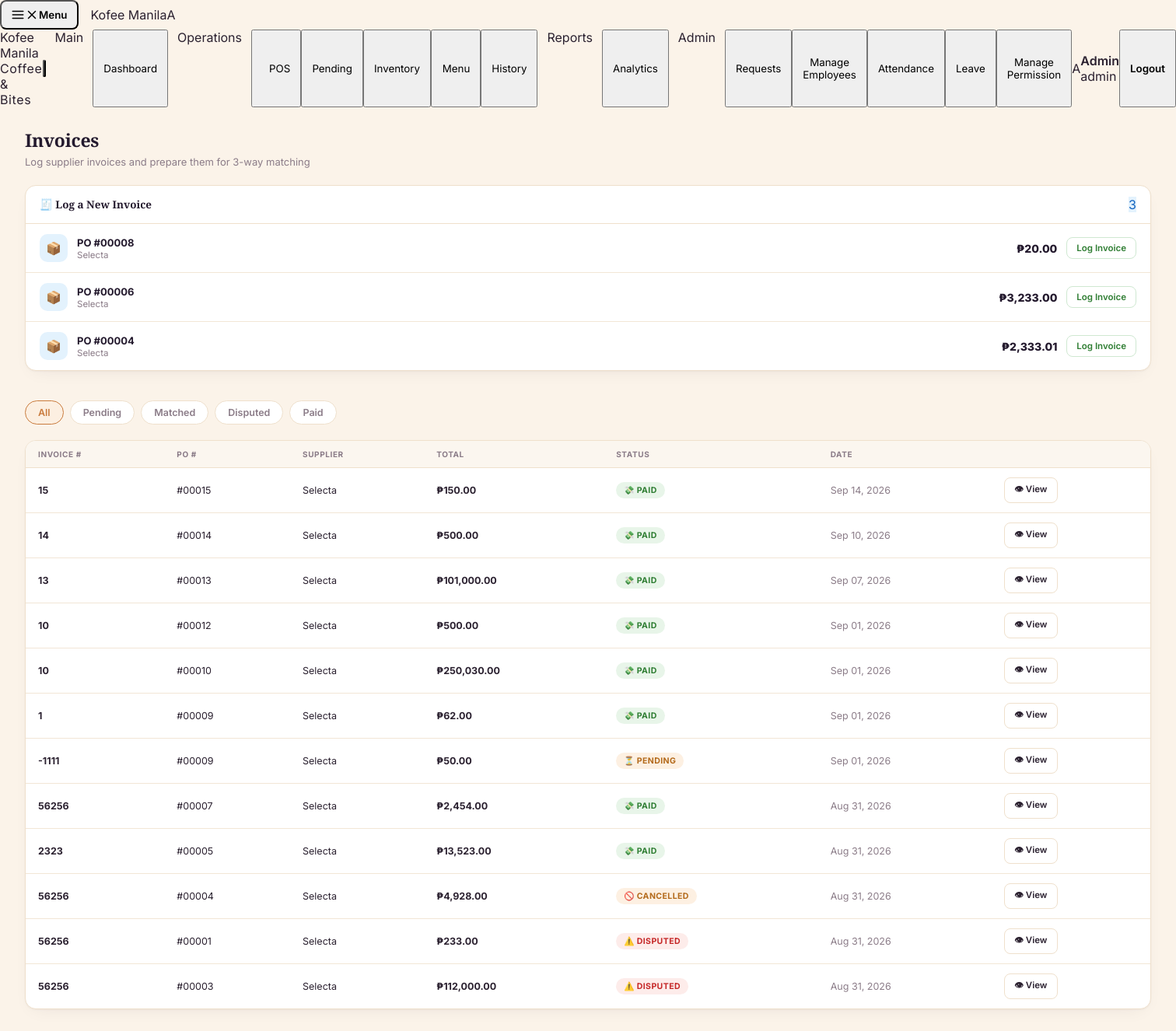
Page /POS/php/invoices.php (signed in) on the committed database.
### tables this page shows
CREATE TABLE `purchase_orders` (
  `id` int(11) NOT NULL,
  `rfq_id` int(11) NOT NULL,
  `supplier_id` int(11) NOT NULL,
  `requisition_id` int(11) NOT NULL,
  `total_amount` decimal(12,2) NOT NULL,
  `status` enum('draft','sent','acknowledged','delivered','closed','cancelled') NOT NULL DEFAULT 'draft',
  `negotiation_notes` text DEFAULT NULL,
  `created_by` int(11) NOT NULL,
  `created_at` timestamp NOT NULL DEFAULT current_timestamp(),
  `expected_delivery_date` date DEFAULT NULL,
  `delivered_at` datetime DEFAULT NULL,
  `acknowledged_at` datetime DEFAULT NULL,
  `shipped_at` datetime DEFAULT NULL,
  `shipping_notes` varchar(255) DEFAULT NULL,
  `closed_at` datetime DEFAULT NULL,
  `supplier_rating` tinyint(4) DEFAULT NULL,
  `invoice_number` varchar(60) DEFAULT NULL,
  `paid_at` datetime DEFAULT NULL
);

CREATE TABLE `suppliers` (
  `id` int(11) NOT NULL,
  `user_id` int(11) DEFAULT NULL,
  `name` varchar(150) NOT NULL,
  `contact_person` varchar(120) DEFAULT NULL,
  `email` varchar(120) DEFAULT NULL,
  `phone` varchar(30) DEFAULT NULL,
  `address` varchar(255) DEFAULT NULL,
  `status` enum('active','inactive') NOT NULL DEFAULT 'active',
  `rating_avg` decimal(3,2) DEFAULT NULL,
  `rating_count` int(11) NOT NULL DEFAULT 0,
  `created_at` timestamp NOT NULL DEFAULT current_timestamp()
);

CREATE TABLE `invoices` (
  `id` int(11) NOT NULL,
  `po_id` int(11) NOT NULL,
  `supplier_id` int(11) NOT NULL,
  `invoice_number` varchar(60) NOT NULL,
  `invoice_date` date DEFAULT NULL,
  `due_date` date DEFAULT NULL,
  `subtotal` decimal(12,2) NOT NULL DEFAULT 0.00,
  `tax_amount` decimal(12,2) NOT NULL DEFAULT 0.00,
  `total_amount` decimal(12,2) NOT NULL DEFAULT 0.00,
  `status` enum('pending','matched','disputed','approved','paid','cancelled') NOT NULL DEFAULT 'pending',
  `match_notes` varchar(255) DEFAULT NULL,
  `uploaded_by` int(11) NOT NULL,
  `created_at` timestamp NOT NULL DEFAULT current_timestamp()
);

### POS/includes/permissions.php (called while the page is built, shortened)
<?php
function has_permission(string $perm_key): bool {
    $roles = [];
    if (!empty($_SESSION['roles']) && is_array($_SESSION['roles'])) {
        $roles = $_SESSION['roles'];
    } elseif (!empty($_SESSION['role'])) {
        $roles = [$_SESSION['role']];
    }
    if (in_array('admin', $roles, true)) {
        return true;
    }
    return false;
}
?>

### POS/includes/procurement_helpers.php (called while the page is built, shortened)
<?php
function php_currency(float $amount): string {
    return '₱' . number_format($amount, 2);
}
function status_badge(string $status): string {
    $map = [
        'pending'      => '⏳ Pending',
        'approved'     => '✅ Approved',
        'rejected'     => '❌ Rejected',
        'sourcing'     => '🔍 Sourcing',
        'awarded'      => '🏆 Awarded',
        'closed'       => '🔒 Closed',
        'draft'        => '📝 Draft',
        'sent'         => '📨 Sent',
        'acknowledged' => '👍 Acknowledged',
        'delivered'    => '📦 Delivered',
        'cancelled'    => '🚫 Cancelled',
        'partial'      => '⚠️ Partial',
        'complete'     => '✅ Complete',
        'discrepancy'  => '⚠️ Discrepancy',
        'matched'      => '✅ Matched',
        'disputed'     => '⚠️ Disputed',
        'paid'         => '💸 Paid',
        'scheduled'    => '🗓️ Scheduled',
        'completed'    => '✅ Completed',
        'failed'       => '❌ Failed',
        'submitted'    => '📤 Submitted',
        'shortlisted'  => '⭐ Shortlisted',
        'selected'     => '🏆 Selected',
        'open'         => '🔓 Open',
    ];
    return $map[$status] ?? ucfirst($status);
}

### POS/php/invoices.php (the view, shortened to what this page needs)
<?php
require_once '../includes/auth.php';
require_once '../includes/permissions.php';
require_once '../includes/procurement_helpers.php';
$pdo   = get_db();
$invoice = null; $invoice_items = [];
$new_po = null; $new_po_items = [];
$eligible_stmt = $pdo->query("
    SELECT po.id, po.total_amount, s.name AS supplier_name, pr.title AS req_title
    FROM purchase_orders po
    JOIN suppliers s ON s.id = po.supplier_id
    JOIN purchase_requisitions pr ON pr.id = po.requisition_id
    WHERE po.status IN ('delivered','closed')
      AND po.id NOT IN (SELECT po_id FROM invoices WHERE status != 'cancelled')
    ORDER BY po.delivered_at DESC
");
$eligible_pos = $eligible_stmt->fetchAll();
$filter = $_GET['status'] ?? 'all';
$where  = '1=1'; $params = [];
$list_stmt = $pdo->prepare("
    SELECT i.*, s.name AS supplier_name, po.id AS po_id
    FROM invoices i JOIN suppliers s ON s.id = i.supplier_id JOIN purchase_orders po ON po.id = i.po_id
    WHERE $where ORDER BY i.created_at DESC
");
$list_stmt->execute($params);
$invoices = $list_stmt->fetchAll();
?>
<!DOCTYPE html>
<html lang="en">
<head>
  <link rel="stylesheet" href="../css/style.css"/>
  <link rel="stylesheet" href="../css/sidebar.css"/>
</head>
<body>
<?php include("../includes/sidebar.php"); ?>
<div id="page-invoices" class="page active">
  <div class="page-header">
    <div>
      <h1>Invoices</h1>
      <p>Log supplier invoices and prepare them for 3-way matching</p>
    </div>
  </div>
  <div class="page-body">
    <?php if ($new_po): ?>
      <div class="table-card" style="padding:20px 22px">
        <h2>New Invoice — <?= htmlspecialchars($new_po['req_title']) ?></h2>
        <p class="muted-cell" style="margin-bottom:16px">PO #<?= str_pad($new_po['id'],5,'0',STR_PAD_LEFT) ?> · <?= htmlspecialchars($new_po['supplier_name']) ?> · PO Total: <?= php_currency($new_po['total_amount']) ?></p>
        <form method="POST" id="invoice-form">
          <input type="hidden" name="action" value="create"/>
          <input type="hidden" name="po_id" value="<?= $new_po['id'] ?>"/>
          <div id="invoice-error" style="display:none;margin-bottom:14px;padding:10px 14px;border-radius:var(--radius-sm);background:var(--red-lt);color:var(--red);font-size:12.5px;font-weight:600"></div>
          <div style="display:grid;grid-template-columns:1fr 1fr 1fr;gap:12px;margin-bottom:16px">
            <div>
              <input class="field-input" type="text" name="invoice_number" id="f-inv-num" placeholder="Invoice Number *" required/>
            </div>
            <div>
              <input class="field-input" type="date" name="invoice_date" id="f-inv-date" placeholder="Invoice Date"/>
            </div>
            <div>
              <input class="field-input" type="date" name="due_date" id="f-due-date" placeholder="Due Date"/>
            </div>
          </div>
          <div class="inv-line-row" style="font-size:11px;color:var(--text-muted);font-weight:700;text-transform:uppercase;border-bottom:1.5px solid var(--border)">
            <div>Item</div><div>Qty</div><div>Unit Price</div><div>Line Total</div>
          </div>
          <?php foreach ($new_po_items as $ri): ?>
            <div class="inv-line-row">
              <div><?= htmlspecialchars($ri['item_name']) ?> <span class="muted-cell">(<?= htmlspecialchars($ri['unit']) ?>)</span></div>
              <div><input class="field-input" type="number" step="0.01" min="0" style="padding:6px 8px" name="lines[<?= $ri['id'] ?>][qty]" value="<?= $ri['quantity'] ?>"/></div>
              <div><input class="field-input" type="number" step="0.01" min="0" style="padding:6px 8px" name="lines[<?= $ri['id'] ?>][unit_price]" value="<?= $ri['est_unit_price'] ?>"/></div>
              <div class="muted-cell">computed on save</div>
            </div>
          <?php endforeach; ?>
          <div style="display:grid;grid-template-columns:1fr auto;gap:12px;align-items:center;margin-top:14px">
            <label style="font-size:12.5px">Tax / other charges (₱)
              <input class="field-input" type="number" step="0.01" min="0" name="tax_amount" value="0" style="margin-top:4px"/>
            </label>
          </div>
          <div style="margin-top:16px;text-align:right;display:flex;gap:10px;justify-content:flex-end">
            <a href="invoices.php" class="btn-cancel">Cancel</a>
            <button type="submit" class="btn-save" id="invoice-submit-btn">🧾 Log Invoice</button>
          </div>
        </form>
      </div>
    <?php else: ?>
      <?php if (has_permission('procurement.invoice.create')): ?>
<div class="table-card" style="padding:0;margin-bottom:18px;overflow:hidden">
  <div style="display:flex;align-items:center;justify-content:space-between;padding:14px 18px;border-bottom:1.5px solid var(--border)">
    <h3 style="font-size:13.5px;font-weight:700;color:var(--espresso);display:flex;align-items:center;gap:6px;margin:0">
      🧾 Log a New Invoice
    </h3>
    <?php if (!empty($eligible_pos)): ?>
      <span class="count-badge" style="background:var(--blue-lt);color:var(--blue)"><?= count($eligible_pos) ?></span>
    <?php endif; ?>
  </div>
  <?php if (empty($eligible_pos)): ?>
    <div style="padding:30px 18px;text-align:center;color:var(--text-muted);font-size:13px">
      📦 No delivered Purchase Orders awaiting invoicing right now.
    </div>
  <?php else: ?>
    <div>
      <?php foreach ($eligible_pos as $ep): ?>
        <div class="kf-invoice-row" onclick="window.location.href='invoices.php?new_for_po=<?= $ep['id'] ?>'">
          <div class="kf-invoice-icon" style="background:var(--blue-lt)">📦</div>
          <div class="kf-invoice-info">
            <div class="kf-invoice-num">
              PO #<?= str_pad($ep['id'],5,'0',STR_PAD_LEFT) ?>
            </div>
            <div class="kf-invoice-supplier">
              <?= htmlspecialchars($ep['supplier_name']) ?>
            </div>
          </div>
          <div class="kf-invoice-amount">
            <?= php_currency($ep['total_amount']) ?>
          </div>
          <button class="act-btn act-activate" onclick="event.stopPropagation();window.location.href='invoices.php?new_for_po=<?= $ep['id'] ?>'">
            Log Invoice
          </button>
        </div>
      <?php endforeach; ?>
    </div>
  <?php endif; ?>
</div>
      <?php endif; ?>
      <div class="filter-bar" style="padding:0">
        <a href="invoices.php" class="filter-pill <?= $filter==='all'?'active':'' ?>">All</a>
        <a href="invoices.php?status=pending" class="filter-pill <?= $filter==='pending'?'active':'' ?>">Pending</a>
        <a href="invoices.php?status=matched" class="filter-pill <?= $filter==='matched'?'active':'' ?>">Matched</a>
        <a href="invoices.php?status=disputed" class="filter-pill <?= $filter==='disputed'?'active':'' ?>">Disputed</a>
        <a href="invoices.php?status=paid" class="filter-pill <?= $filter==='paid'?'active':'' ?>">Paid</a>
      </div>
      <div class="table-scroll-wrapper">
        <table>
          <thead><tr><th>Invoice #</th><th>PO #</th><th>Supplier</th><th>Total</th><th>Status</th><th>Date</th><th></th></tr></thead>
          <tbody>
          <?php if (empty($invoices)): ?>
            <tr class="empty-row"><td colspan="7">🫙 No invoices logged yet.</td></tr>
          <?php else: foreach ($invoices as $i): ?>
            <tr>
              <td style="font-weight:700"><?= htmlspecialchars($i['invoice_number']) ?></td>
              <td>#<?= str_pad($i['po_id'],5,'0',STR_PAD_LEFT) ?></td>
              <td><?= htmlspecialchars($i['supplier_name']) ?></td>
              <td style="font-weight:700"><?= php_currency($i['total_amount']) ?></td>
              <td><span class="status-badge status-<?= in_array($i['status'],['approved','matched','paid'])?'approved':($i['status']==='disputed'?'rejected':'pending') ?>"><?= status_badge($i['status']) ?></span></td>
              <td class="muted-cell"><?= date('M d, Y', strtotime($i['created_at'])) ?></td>
              <td><button class="act-btn" onclick="window.location.href='invoices.php?id=<?= $i['id'] ?>'">👁 View</button></td>
            </tr>
          <?php endforeach; endif; ?>
          </tbody>
        </table>
      </div>
    <?php endif; ?>
  </div>
</div>
</body>
</html>

### POS/css/style.css (style rules this page uses)
:root { --espresso: #241A2E; --espresso-deep: #181120; --espresso-mid: #2f2238; --caramel: #C97B3D; --caramel-light: #E6A25C; --latte: #EFE0CC; --cream: #FBF3E9; --accent: var(--caramel); --accent-lt: #FCEFE1; --bg: var(--cream); --card-bg: #FFFFFF; --border: var(--latte); --text-main: #2B2130; --text-muted: #8B7C88; --sidebar-w: 248px; --green: #2e7d32; --green-lt: #e8f5e9; --red: #c62828; --red-lt: #fdecea; --blue: #1565c0; --blue-lt: #e3f2fd; --amber: #b3691a; --amber-lt: #fdf0e2; --radius-sm: 8px; --radius: 14px; --radius-lg: 20px; --shadow-card: 0 1px 2px rgba(43,33,48,.04), 0 8px 24px -12px rgba(43,33,48,.10); --shadow-pop: 0 20px 50px -12px rgba(24,17,32,.35); }
*, *::before, *::after { box-sizing: border-box; margin: 0; padding: 0; }
html { -webkit-text-size-adjust: 100%; }
body { font-family: 'Inter', sans-serif; background: var(--bg); color: var(--text-main); min-height: 100vh; -webkit-font-smoothing: antialiased; }
a { color: inherit; text-decoration: none; }
button { font-family: inherit; cursor: pointer; }
h1, h2, h3, .font-display { font-family: 'Playfair Display', serif; }
.page, .pages { min-height: 100vh; display: flex; flex-direction: column; }
.page-header { padding: 26px 32px 4px; flex-shrink: 0; display: flex; align-items: flex-start; justify-content: space-between; gap: 16px; flex-wrap: wrap; }
.page-header h1 { font-size: 23px; font-weight: 700; letter-spacing: -.01em; color: var(--espresso); }
.page-header p { font-size: 13px; color: var(--text-muted); margin-top: 4px; font-family: 'Inter', sans-serif; }
.page-body { flex: 1; overflow-y: auto; padding: 18px 32px 32px; display: flex; flex-direction: column; gap: 20px; }
.badge, .status-badge { display: inline-flex; align-items: center; gap: 5px; padding: 4px 10px; border-radius: 999px; font-size: 10.5px; font-weight: 700; text-transform: uppercase; letter-spacing: .04em; white-space: nowrap; }
.badge-dine, .badge-take, .badge-delivery, .badge-complete, .badge-pending, .status-active, .status-pending, .status-approved, .status-rejected, .status-completed, .status-blocked, .status-on_hold, .status-cancelled { background: var(--accent-lt); color: var(--caramel); }
.badge-dine, .status-approved, .badge-complete, .status-active, .status-completed { background: var(--green-lt); color: var(--green); }
.badge-delivery, .badge-pending, .status-pending, .status-on_hold { background: var(--amber-lt); color: var(--amber); }
.status-rejected, .status-blocked, .status-cancelled { background: var(--red-lt); color: var(--red); }
.stat-card, .table-card, .recent-section, .card { background: var(--card-bg); border: 1.5px solid var(--border); border-radius: var(--radius); box-shadow: var(--shadow-card); }
.table-card, .table-scroll-wrapper { overflow: hidden; border-radius: var(--radius); }
.table-scroll-wrapper { overflow-x: auto; background: var(--card-bg); border: 1.5px solid var(--border); box-shadow: var(--shadow-card); }
table { width: 100%; border-collapse: collapse; }
thead th, .recent-table th { padding: 11px 16px; font-size: 10px; font-weight: 700; color: var(--text-muted); text-transform: uppercase; letter-spacing: .06em; text-align: left; background: #FBF6EF; border-bottom: 1.5px solid var(--border); }
tbody td, .recent-table td { padding: 12px 16px; font-size: 12.5px; border-bottom: 1px solid #F2E6D6; vertical-align: middle; }
tbody tr:last-child td { border-bottom: none; }
.muted-cell { color: var(--text-muted); }
.filter-bar { display: flex; gap: 8px; padding: 14px 32px 0; flex-wrap: wrap; }
.filter-btn, .filter-pill { border: 1.5px solid var(--border); background: #fff; color: var(--text-muted); border-radius: 999px; padding: 7px 16px; font-size: 12.5px; font-weight: 600; transition: all .15s ease; }
.filter-btn.active, .filter-pill.active, .filter-btn:hover, .filter-pill:hover { border-color: var(--caramel); color: var(--caramel); background: var(--accent-lt); }
.act-btn { border: 1.5px solid var(--border); background: #fff; border-radius: var(--radius-sm); padding: 6px 12px; font-size: 11.5px; font-weight: 600; color: var(--text-main); }
.act-activate { color: var(--green); border-color: #cfe8d1; }

### rows in the picture
purchase_orders: id "00008", supplier.name "Selecta", total_amount "₱20.00"
purchase_orders: id "00006", supplier.name "Selecta", total_amount "₱3,233.00"
purchase_orders: id "00004", supplier.name "Selecta", total_amount "₱2,333.01"
invoices: invoice_number "15", purchase_orders.id "00015", supplier.name "Selecta", total_amount "₱150.00", status "💸 PAID", created_at "Sep 14, 2026"
invoices: invoice_number "14", purchase_orders.id "00014", supplier.name "Selecta", total_amount "₱500.00", status "💸 PAID", created_at "Sep 10, 2026"
invoices: invoice_number "13", purchase_orders.id "00013", supplier.name "Selecta", total_amount "₱101,000.00", status "💸 PAID", created_at "Sep 07, 2026"
invoices: invoice_number "10", purchase_orders.id "00012", supplier.name "Selecta", total_amount "₱500.00", status "💸 PAID", created_at "Sep 01, 2026"
invoices: invoice_number "10", purchase_orders.id "00010", supplier.name "Selecta", total_amount "₱250,030.00", status "💸 PAID", created_at "Sep 01, 2026"
invoices: invoice_number "1", purchase_orders.id "00009", supplier.name "Selecta", total_amount "₱62.00", status "💸 PAID", created_at "Sep 01, 2026"
invoices: invoice_number "-1111", purchase_orders.id "00009", supplier.name "Selecta", total_amount "₱50.00", status "⏳ PENDING", created_at "Sep 01, 2026"
invoices: invoice_number "56256", purchase_orders.id "00007", supplier.name "Selecta", total_amount "₱2,454.00", status "💸 PAID", created_at "Aug 31, 2026"
invoices: invoice_number "2323", purchase_orders.id "00005", supplier.name "Selecta", total_amount "₱13,523.00", status "💸 PAID", created_at "Aug 31, 2026"
invoices: invoice_number "56256", purchase_orders.id "00004", supplier.name "Selecta", total_amount "₱4,928.00", status "🚫 CANCELLED", created_at "Aug 31, 2026"
invoices: invoice_number "56256", purchase_orders.id "00001", supplier.name "Selecta", total_amount "₱233.00", status "⚠️ DISPUTED", created_at "Aug 31, 2026"
invoices: invoice_number "56256", purchase_orders.id "00003", supplier.name "Selecta", total_amount "₱112,000.00", status "⚠️ DISPUTED", created_at "Aug 31, 2026"

### other values in the picture
$initials "A"
$user['firstname'] ?: $user['username'] "Admin"
implode(' + ', $roles) "admin"
count($eligible_pos) "3"
